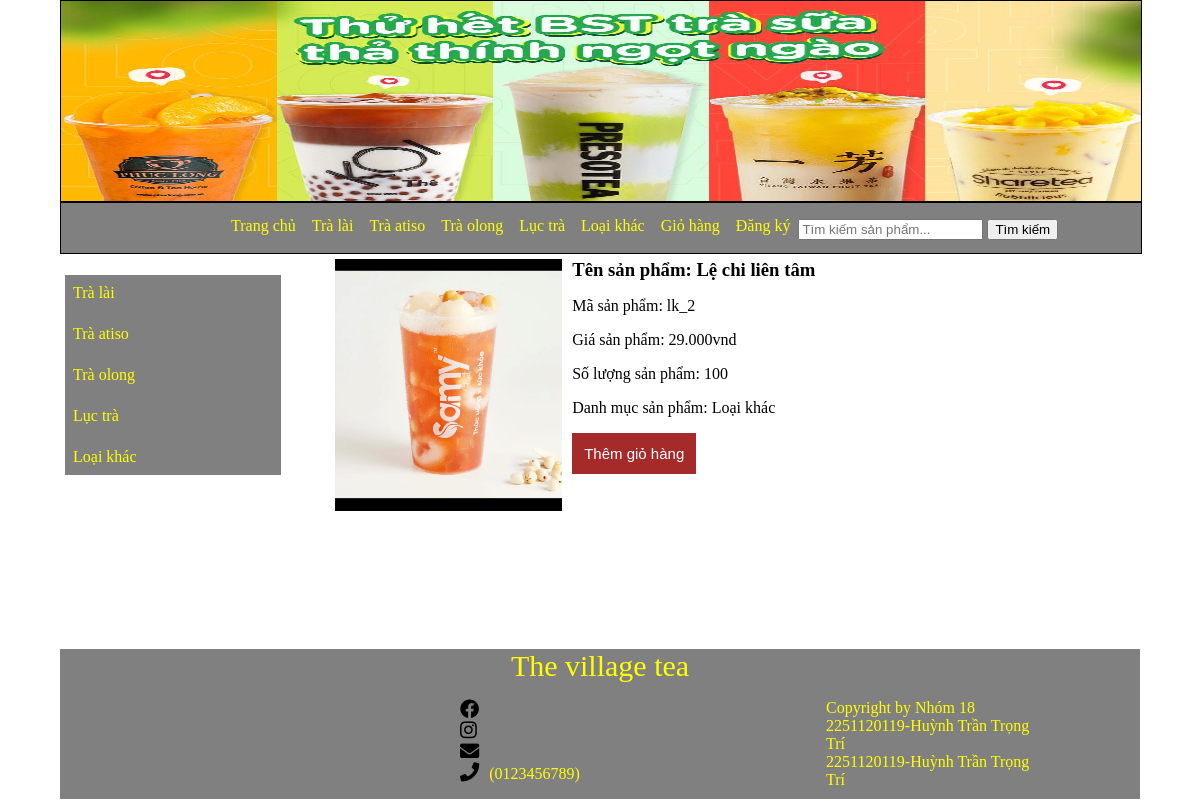
The page /asm_web_tra_sua/asm_web/index.php?quanly=sanpham&id=2 on the database its author committed.
### tables this page shows
CREATE TABLE `tbl_danhmuc` (
  `id_danhmuc` int(11) NOT NULL,
  `tendanhmuc` varchar(100) NOT NULL,
  `thutu` int(11) NOT NULL
);

CREATE TABLE `tbl_sanpham` (
  `id_sanpham` int(11) NOT NULL,
  `tensp` varchar(250) NOT NULL,
  `masp` varchar(100) NOT NULL,
  `giasp` varchar(50) NOT NULL,
  `soluong` int(11) NOT NULL,
  `hinhanh` varchar(50) NOT NULL,
  `tomtat` tinytext NOT NULL,
  `noidung` text NOT NULL,
  `tinhtrang` int(11) NOT NULL,
  `id_danhmuc` int(11) NOT NULL
);

### asm_web_tra_sua/asm_web/pages/menu.php (the view, shortened to what this page needs)
<?php
$sql_danhmuc="SELECT * FROM tbl_danhmuc ORDER BY id_danhmuc DESC";
$query_danhmuc=mysqli_query($mysqli,$sql_danhmuc);
?>
<div id="menu">
    <ul class="list-menu">
        <li><a href="index.php">Trang chủ</a></li>
        <?php
        while($row_danhmuc=mysqli_fetch_array($query_danhmuc)){
        ?>
        <li><a href="index.php?quanly=danhmucsanpham&id=<?php echo $row_danhmuc['id_danhmuc']?>">
                <?php echo $row_danhmuc['tendanhmuc']?></a>
        </li>
        <?php
        }
        ?>
        <li><a href=" index.php?quanly=giohang">Giỏ hàng</a></li>
        <?php
        if(isset($_SESSION['dangky'])){
        ?>
        <li><a href="index.php?dangxuat=1">Đăng xuất</a></li>
        <li><a href="index.php?quanly=thaydoimatkhau">Thay đổi mật khẩu</a></li>
        <?php
        }else{
        ?>
        <li><a href="index.php?quanly=dangky">Đăng ký</a></li>
        <?php
        }
        ?>
    </ul>
    <p>
    <form action="index.php?quanly=timkiem" method="POST">
        <input type="text" placeholder="Tìm kiếm sản phẩm..." name="tukhoa">
        <input type="submit" name="timkiem" value="Tìm kiếm">
    </form>
    </p>
</div>

### asm_web_tra_sua/asm_web/pages/sidebar/sidebar.php
<div id="sidebar">
    <ul class="list-sidebar">
        <?php
            $sql_danhmuc="SELECT * FROM tbl_danhmuc ORDER BY id_danhmuc DESC";
            $query_danhmuc=mysqli_query($mysqli,$sql_danhmuc);
            while($row=mysqli_fetch_array($query_danhmuc)){
        ?>
        <li><a href="index.php?quanly=danhmucsanpham&id=<?php echo $row['id_danhmuc']?>">
                <?php echo $row['tendanhmuc']?></a></li>
        <?php
        }
        ?>
    </ul>
</div>

### asm_web_tra_sua/asm_web/pages/main/sanpham.php
<?php
    $sql_chitiet="SELECT * FROM tbl_sanpham,tbl_danhmuc WHERE tbl_sanpham.id_danhmuc=tbl_danhmuc.id_danhmuc AND tbl_sanpham.id_sanpham='$_GET[id]' LIMIT 1";
    $query_chitiet=mysqli_query($mysqli,$sql_chitiet);
    while($row_chitiet=mysqli_fetch_array($query_chitiet)){
    ?>
<div class="wrapper-chitiet">
    <div class="hinhanh-sanpham">
        <img width="100%" src="admincp/modules/quanlysp/uploads/<?php echo $row_chitiet['hinhanh']?>" alt="">
    </div>
    <form action="pages/main/themgiohang.php?idsanpham=<?php echo $row_chitiet['id_sanpham']?>" method="POST">
        <div class="chitiet-sanpham">
            <h3 style="margin: 0;">Tên sản phẩm: <?php echo $row_chitiet['tensp']?></h3>
            <p>Mã sản phẩm: <?php echo $row_chitiet['masp']?></p>
            <p>Giá sản phẩm: <?php echo number_format($row_chitiet['giasp'],0,',','.').'vnd'?></p>
            <p>Số lượng sản phẩm: <?php echo $row_chitiet['soluong']?></p>
            <p>Danh mục sản phẩm: <?php echo $row_chitiet['tendanhmuc']?></p>
            <p><input class=" addtocart" type="submit" name="themgiohang" value="Thêm giỏ hàng">
            </p>
        </div>
    </form>
</div>
<?php
    }
?>

### asm_web_tra_sua/asm_web/css/style.css (style rules this page uses)
body { margin: 0; padding: 0; }
.wrapper-chitiet { height: auto; width: 90%; margin: 0 auto; }
.hinhanh-sanpham { float: left; width: 30%; }
.chitiet-sanpham { float: left; width: 49%; margin: 0 10px; }
.addtocart { border: none; background: brown; color: #fff; padding: 12px; font-size: 15px; cursor: pointer; }
#menu { border: 1px solid black; height: 50px; width: 100%; background: gray; }
ul.list-menu { padding: 0; list-style: none; width: 70%; margin: 0 auto; line-height: 30px; }
ul.list-menu li { margin: 5px; padding: 3px; float: left; }
ul.list-menu li a { text-decoration: none; text-align: center; color: yellow; }
#sidebar { height: 390px; width: 20%; margin-top: 5px; margin-left: 5px; float: left; }
ul.list-sidebar { padding: 0; list-style: none; width: 100%; line-height: 30px; background-color: gray; }
ul.list-sidebar li { margin: 5px; padding: 3px; }
ul.list-sidebar li a { display: block; text-decoration: none; text-align: left; color: yellow; }

### rows shown on the page
tbl_danhmuc: tendanhmuc "Trà lài"
tbl_danhmuc: tendanhmuc "Trà atiso"
tbl_danhmuc: tendanhmuc "Trà olong"
tbl_danhmuc: tendanhmuc "Lục trà"
tbl_danhmuc: tendanhmuc "Loại khác"
tbl_sanpham: hinhanh (picture), tensp "Lệ chi liên tâm", masp "lk_2", giasp "29.000", soluong "100", id_danhmuc.tendanhmuc "Loại khác"
